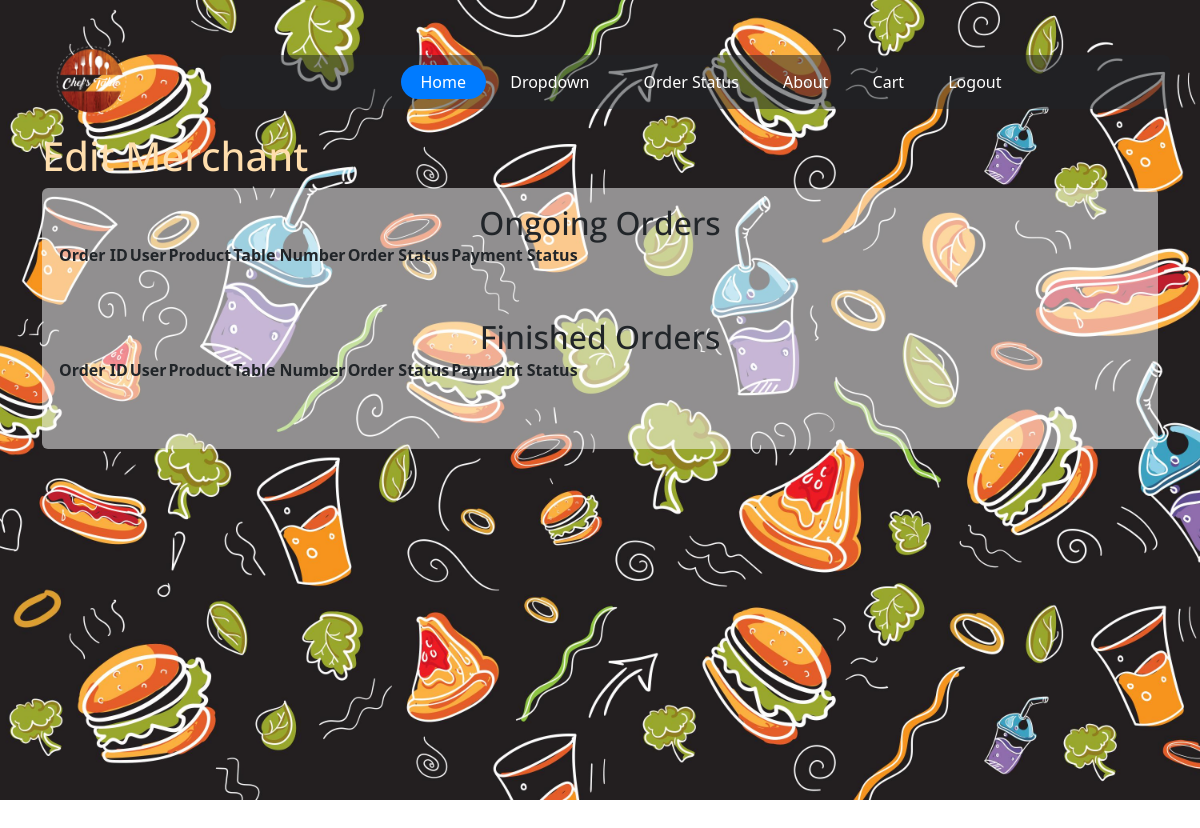
The page /store/edit/ (signed in) on the database as committed earlier.
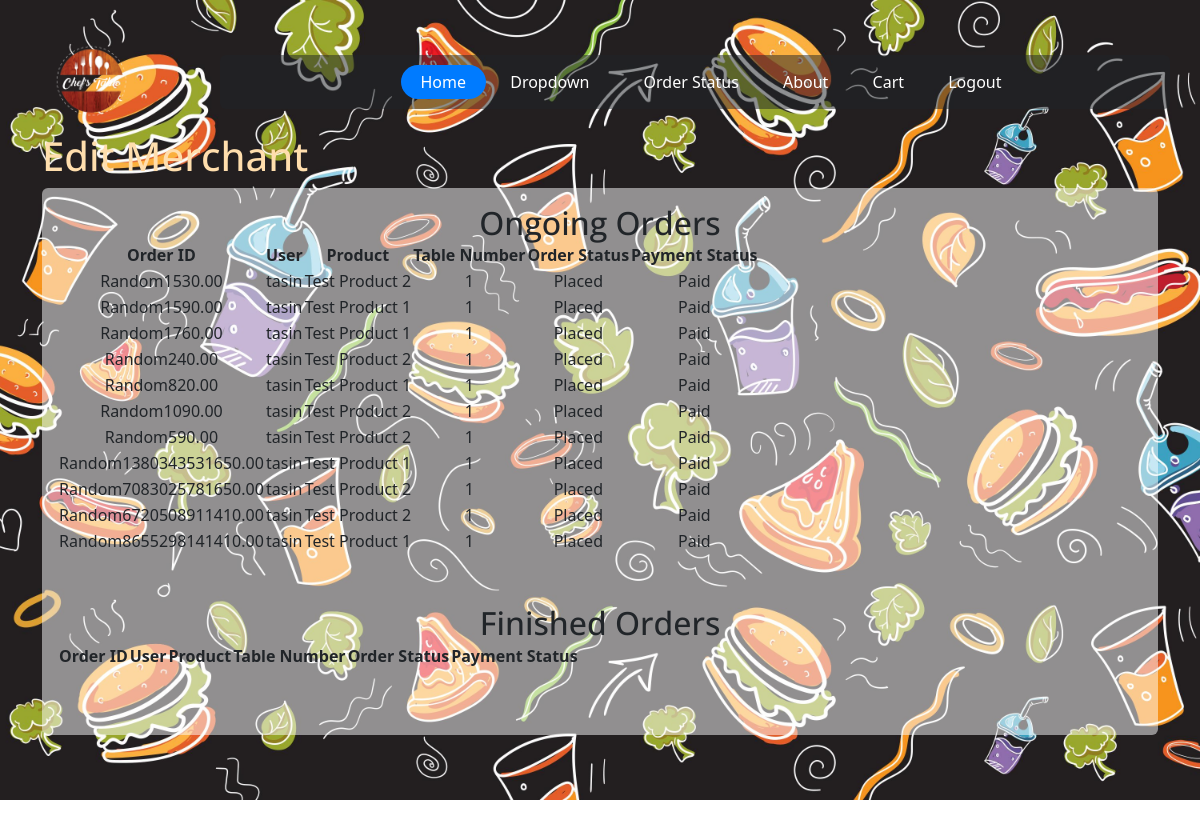
The same page on the database as committed later.
### Store/models.py (models this page shows, shortened)
class Orders(models.Model):
    order_id = models.CharField(primary_key=True, max_length=50)
    user = models.ForeignKey(User, on_delete=models.CASCADE)
    product = models.ForeignKey(Product, on_delete=models.CASCADE)
    quantity = models.IntegerField()
    tableNumber = models.IntegerField()
    totalPrice = models.DecimalField(max_digits=10, decimal_places=2)
    orderStatus = models.CharField(max_length=100)
    paymentStatus = models.CharField(max_length=100)
    order_time = models.TimeField(null=True, default=None)
    order_date = models.DateField(null=True, default=None)

class Product(models.Model):
    store = models.ForeignKey(Ebook, on_delete=models.CASCADE)
    name = models.CharField(max_length=100)
    price = models.DecimalField(max_digits=10, decimal_places=2)

### Store/views.py (the view)
# urls.py: path('edit/', views.view_order_status, name="order_status"),
def view_order_status(request):
    username = request.user.username
    user = User.objects.get(username=username)
    try:
        firstname = user.first_name
        store = Ebook.objects.get(title = firstname)
    except:
        pass
    ongoing_orders = Orders.objects.filter(orderStatus='On-going', user_id=user.id)
    ongoing_orders = Orders.objects.filter(orderStatus='Placed', user_id=user.id)
    finished_orders = Orders.objects.filter(orderStatus='Finished',user_id=user.id)
    ctx = {'ongoing_orders': ongoing_orders, 'finished_orders': finished_orders}
    return render(request, 'order_status.html', ctx)

### Store/templates/order_status.html (shortened to what this page needs)
<!DOCTYPE html>
{% extends 'baseT/base.html' %}
{% block navbar %}
               <nav class="site-navigation position-relative text-center" role="navigation">
              <ul class="site-menu js-clone-nav mr-auto d-none d-lg-block">
                <li class="active"><a href="/"><span>Home</span></a></li>
                <li class="has-children">
                  <a href="about.html"><span>Dropdown</span></a>
                </li>
                <li><a href={% url 'order_status' %}><span>Order Status</span></a></li>
                <li><a href="about.html"><span>About</span></a></li>
                <li><a href='{%  url 'cart' %}'><span>Cart</span></a></li>
                  {% if username == '' %}
                <li><a href='/store/login'><span>Login</span></a></li>
                  {% else %}
                  <li><a href='{% url 'logout' %}'><span>Logout</span></a></li>
                    {% endif %}
              </ul>
            </nav>
{% endblock %}
{% block content %}
  <h1 style="color: navajowhite;">Edit Merchant</h1>
<div class="p-3 mb-2 bg-white text-dark bg-opacity-50 rounded">
      <div class="table-container">
<h2>Ongoing Orders</h2>
    <table>
        <thead>
            <tr>
                <th>Order ID</th>
                <th>User</th>
                <th>Product</th>
                <th>Table Number</th>
                <th>Order Status</th>
                <th>Payment Status</th>
            </tr>
        </thead>
        <tbody>
            {% for order in ongoing_orders %}
            <tr>
                <td>{{ order.order_id }}</td>
                <td>{{ order.user.username }}</td>
                <td>{{ order.product.name }}</td>
                <td>{{ order.tableNumber }}</td>
                <td>{{ order.orderStatus }}</td>
                <td>{{ order.paymentStatus }}</td>
            </tr>
            {% endfor %}
        </tbody>
    </table>
</div>
      <div class="table-container">
    <h2>Finished Orders</h2>
    <table>
        <thead>
            <tr>
                <th>Order ID</th>
                <th>User</th>
                <th>Product</th>
                <th>Table Number</th>
                <th>Order Status</th>
                <th>Payment Status</th>
            </tr>
        </thead>
    </table>
          </div>
  </div>
{% endblock %}

### Store/templates/baseT/base.html (shortened to what this page needs)
{% load static %}
<!doctype html>
<html lang="en">
  <head>
    <link rel="stylesheet" href="{% static 'fonts/icomoon/style.css' %}">
    <link rel="stylesheet" href="{% static 'css/owl.carousel.min.css' %}">
    <link rel="stylesheet" href="{% static 'css/bootstrap.min.css' %}">
    <link rel="stylesheet" href="{% static 'css/style.css' %}">
  <link href="https://cdn.jsdelivr.net/npm/bootstrap@5.3.0-alpha3/dist/css/bootstrap.min.css" rel="stylesheet">
  </head>
  <body>
    <header class="site-navbar" role="banner">
      <div class="container">
        <div class="row align-items-center">
          <div class="col-11 col-xl-2">
      <a class="navbar-brand" href="/">
            <img src="{% static 'images/cf_logo_W.png' %}" alt="Logo" width="100" height="100">
      </a>
          </div>
          <div class="col-12 col-md-10 d-none d-xl-block bg-dark  bg-opacity-50 rounded">
              {% block navbar %}
              {% endblock %}
          </div>
<div class="container">
  {% block content %}
  {% endblock %}
</div>
          </div>
        </div>
    </header>
    <div class="hero" style="background-image: url({% static 'images/hero_1.jpg' %});"></div>
  </body>
</html>

### Store/templates/baseT/static/css/style.css (style rules this page uses)
body { font-family: "Open Sans", -apple-system, BlinkMacSystemFont, "Segoe UI", Roboto, "Helvetica Neue", Arial, "Noto Sans", sans-serif, "Apple Color Emoji", "Segoe UI Emoji", "Segoe UI Symbol", "Noto Color Emoji"; background-color: #fff; height: 200vh; position: relative; }
body:before { content: ""; position: absolute; top: 0; left: 0; right: 0; bottom: 0; background: rgba(0, 0, 0, 0.5); -webkit-transition: .3s all ease; -o-transition: .3s all ease; transition: .3s all ease; opacity: 0; visibility: hidden; z-index: 1; }
h1, h2, h3, h4, h5, h6, .h1, .h2, .h3, .h4, .h5, .h6 { font-family: "Open Sans", -apple-system, BlinkMacSystemFont, "Segoe UI", Roboto, "Helvetica Neue", Arial, "Noto Sans", sans-serif, "Apple Color Emoji", "Segoe UI Emoji", "Segoe UI Symbol", "Noto Color Emoji"; }
a { -webkit-transition: .3s all ease; -o-transition: .3s all ease; transition: .3s all ease; }
a, a:hover { text-decoration: none !important; }
.hero { height: 100vh; width: 100%; background-size: cover; background-position: center center; background-repeat: no-repeat; }
.site-navbar { margin-bottom: 0px; z-index: 1999; position: absolute; top: 2rem; width: 100%; }
.site-navbar .site-navigation .site-menu { margin-bottom: 0; }
.site-navbar .site-navigation .site-menu .active > a span { background: #007bff; color: #fff; border-radius: 30px; display: inline-block; padding: 5px 20px; }
.site-navbar .site-navigation .site-menu a { text-decoration: none !important; display: inline-block; }
.site-navbar .site-navigation .site-menu > li { display: inline-block; }
.site-navbar .site-navigation .site-menu > li > a { padding: 10px 0px; color: #fff; font-size: 16px; text-decoration: none !important; }
.site-navbar .site-navigation .site-menu > li > a > span { padding: 5px 20px; display: inline-block; -webkit-transition: .3s all ease; -o-transition: .3s all ease; transition: .3s all ease; border-radius: 30px; }
.site-navbar .site-navigation .site-menu .has-children { position: relative; }
.site-navbar .site-navigation .site-menu .has-children > a span { position: relative; padding-right: 30px; }
.site-navbar .site-navigation .site-menu .has-children > a span:before { position: absolute; content: "\e313"; font-size: 16px; top: 50%; right: 10px; -webkit-transform: translateY(-50%); -ms-transform: translateY(-50%); transform: translateY(-50%); font-family: 'icomoon'; }
.site-mobile-menu .site-nav-wrap { padding: 0; margin: 0; list-style: none; position: relative; }
.site-mobile-menu .site-nav-wrap a { padding: 10px 20px; display: block; position: relative; color: #212529; }
.site-mobile-menu .site-nav-wrap li { position: relative; display: block; }
.site-mobile-menu .site-nav-wrap li.active > a { color: #007bff; }
.site-mobile-menu .site-nav-wrap > li { display: block; position: relative; float: left; width: 100%; }
.site-mobile-menu .site-nav-wrap > li > a { padding-left: 20px; font-size: 20px; }

### Store/templates/order_status.html (style rules this page uses)
.table-container { margin-bottom: 50px; text-align: center; }

### Store/templates/baseT/base.html (style rules this page uses)
h2 { margin: 0; padding: 0; }

Rows that differ between the two databases and show on the page:
added Orders: order_id "Random1530.00", user.username "tasin", product.name "Test Product 2", tableNumber "1", orderStatus "Placed", paymentStatus "Paid"
added Orders: order_id "Random1590.00", user.username "tasin", product.name "Test Product 1", tableNumber "1", orderStatus "Placed", paymentStatus "Paid"
added Orders: order_id "Random1760.00", user.username "tasin", product.name "Test Product 1", tableNumber "1", orderStatus "Placed", paymentStatus "Paid"
added Orders: order_id "Random240.00", user.username "tasin", product.name "Test Product 2", tableNumber "1", orderStatus "Placed", paymentStatus "Paid"
added Orders: order_id "Random820.00", user.username "tasin", product.name "Test Product 1", tableNumber "1", orderStatus "Placed", paymentStatus "Paid"
added Orders: order_id "Random1090.00", user.username "tasin", product.name "Test Product 2", tableNumber "1", orderStatus "Placed", paymentStatus "Paid"
added Orders: order_id "Random590.00", user.username "tasin", product.name "Test Product 2", tableNumber "1", orderStatus "Placed", paymentStatus "Paid"
added Orders: order_id "Random1380343531650.00", user.username "tasin", product.name "Test Product 1", tableNumber "1", orderStatus "Placed", paymentStatus "Paid"
added Orders: order_id "Random7083025781650.00", user.username "tasin", product.name "Test Product 2", tableNumber "1", orderStatus "Placed", paymentStatus "Paid"
added Orders: order_id "Random6720508911410.00", user.username "tasin", product.name "Test Product 2", tableNumber "1", orderStatus "Placed", paymentStatus "Paid"
added Orders: order_id "Random8655298141410.00", user.username "tasin", product.name "Test Product 1", tableNumber "1", orderStatus "Placed", paymentStatus "Paid"
